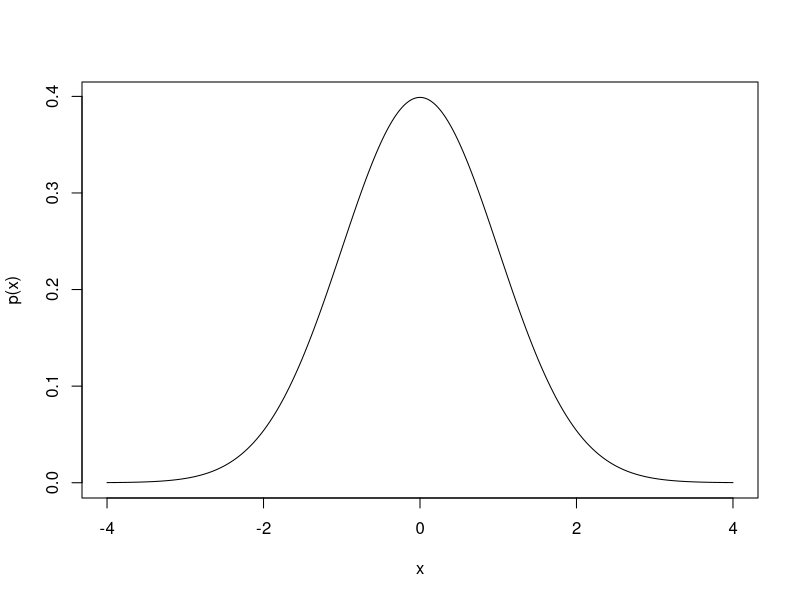
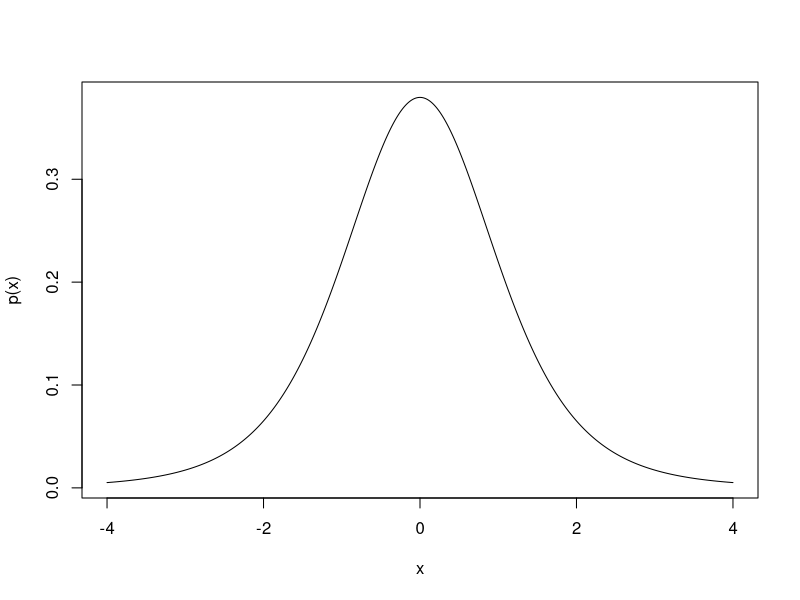
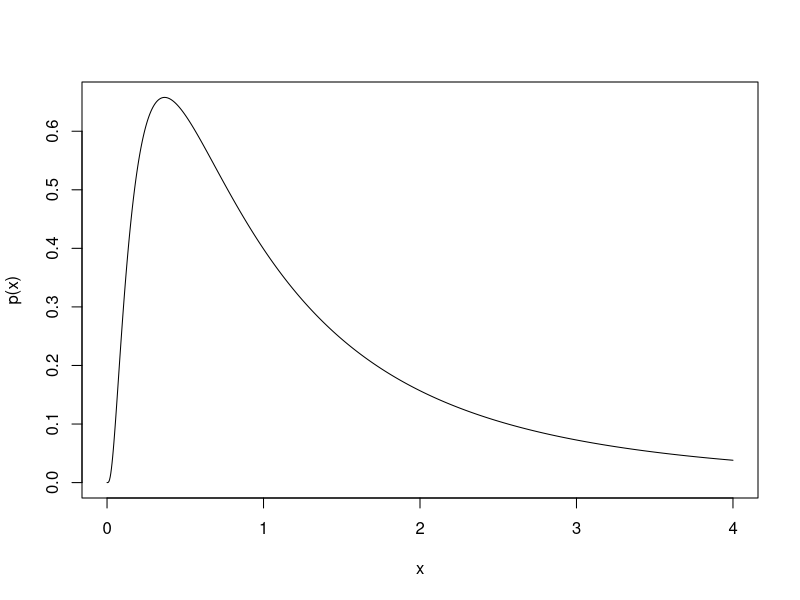
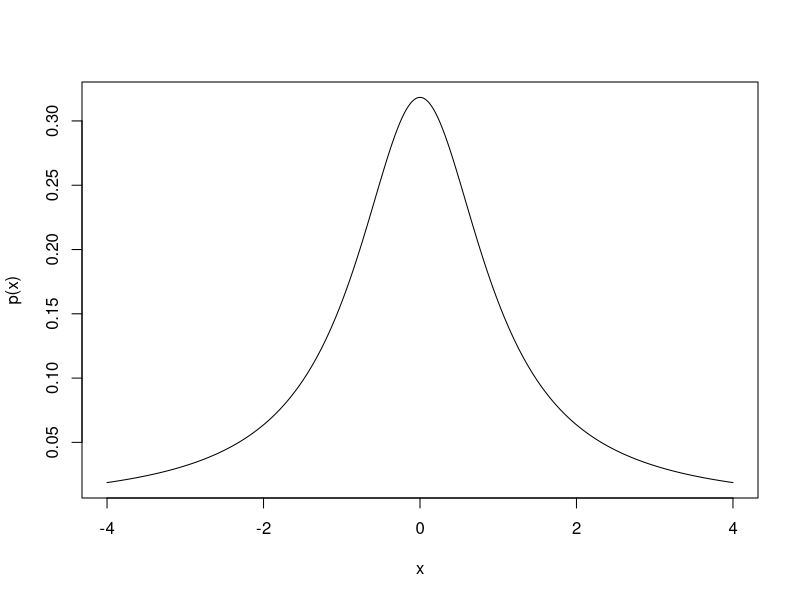
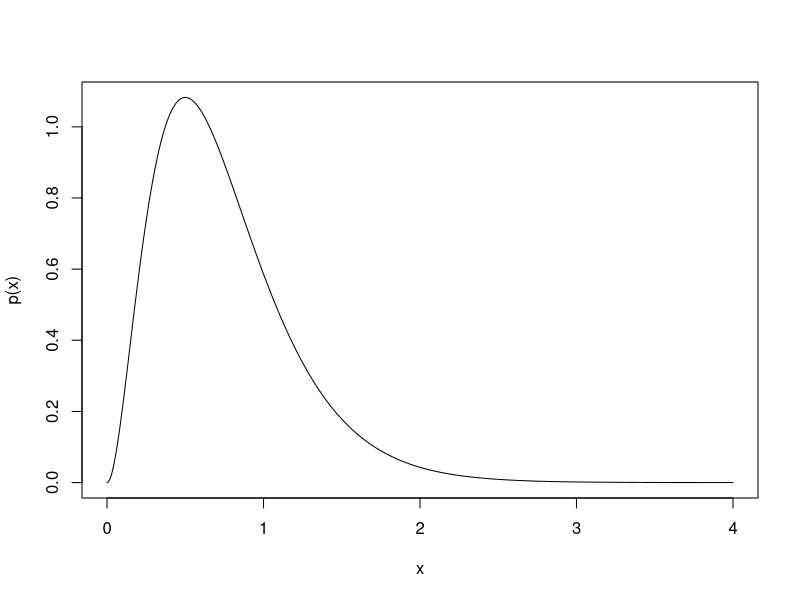
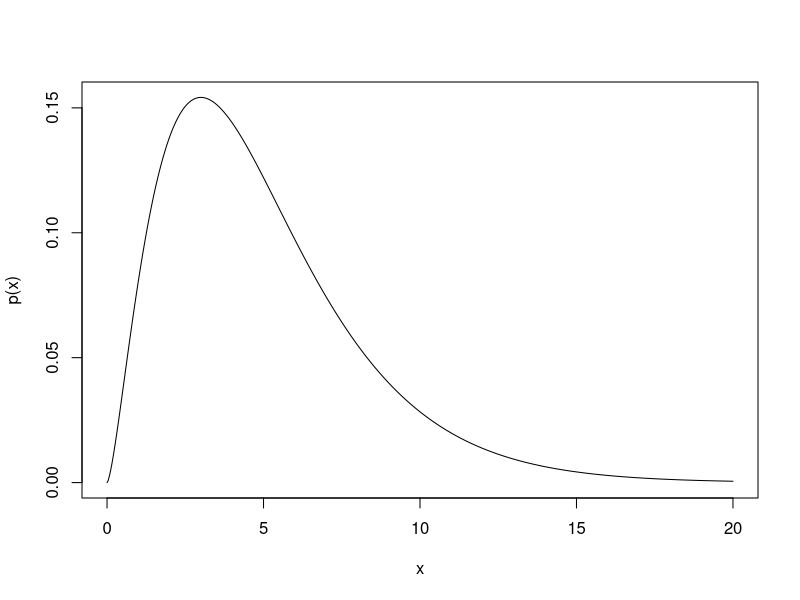
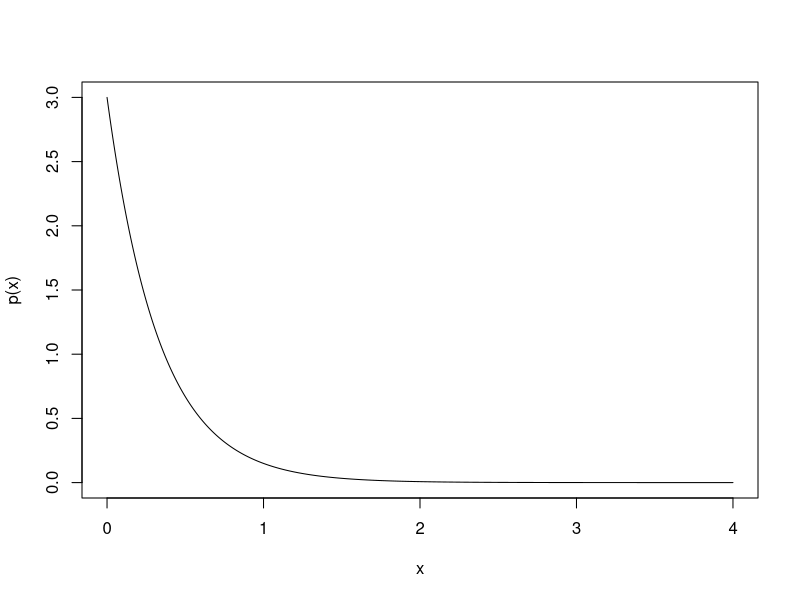
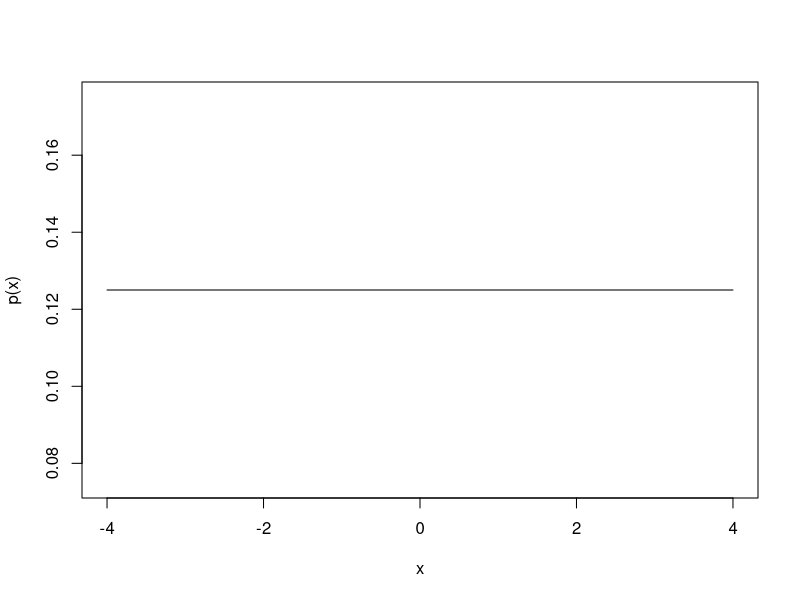

Here is the R script that generated these plots, in order:
# Normal distribution example
x <- seq(-4,4,length.out=1000)
y <- dnorm(x, mean = 0, sd=1)
plot(x,y, typ="l", ylab="p(x)")

# Student-t distribution
x <- seq(-4,4,length.out=1000)
y <- dt(x, df = 5)
plot(x,y, typ="l", ylab="p(x)")

# Log Normal distribution example
x <- seq(0,4,length.out=1000)
y <- dlnorm(x, mean = 0, sd=1)
plot(x,y, typ="l", ylab="p(x)")


# Cauchy distribution examle
x <- seq(-4,4,length.out=1000)
y <- dcauchy(x, location = 0, scale = 1)
plot(x,y, typ="l", ylab="p(x)")


# Gamma distribution example
x <- seq(0,4,length.out=1000)
y <- dgamma(x, shape = 3, rate = 4)
plot(x,y, typ="l", ylab="p(x)")


# Chi-square distribution example
x <- seq(0,20,length.out=1000)
y <- dchisq(x, df = 5)
plot(x,y, typ="l", ylab="p(x)")


# Exponential distribution example
x <- seq(0,4,length.out=1000)
y <- dexp(x, rate = 3)
plot(x,y, typ="l", ylab="p(x)")

# Uniform distribution example
x <- seq(-4,4,length.out=1000)
y <- dunif(x, min = -4, max = 4)
plot(x,y, typ="l", ylab="p(x)")


# Weibull distribution example
x <- seq(0,15,length.out=1000)
y <- dweibull(x, shape = 2, scale = 3) # R/Stan parameterization for Weibull
plot(x,y, typ="l", ylab="p(x)")
alp <- 2
sig <- 3
lam <- sig^(-alp)
f   <- function(y,v,l){v*l*y^(v-1) * exp(-l*y^v)} # JAGS parameterization for Weibull
plot(x,f(x, v=alp, l=lam), typ="l", ylab="p(x)")


# Beta distribution example
x <- seq(0,1,length.out=1000)
y <- dbeta(x, shape1 = 5, shape2 = 2)
plot(x,y, typ="l", ylab="p(x)")

# Bernoulli distribution example
x <- seq(0,1)
y <- dbinom(x, size = 1, prob = 0.4)
plot(x,y, typ="h", ylab="p(x)", ylim=c(0,1), xaxt="n", lwd=4)
axis(1, at = c(0,1), labels = c("fail", "success"))


# Binomial distribution example
x <- seq(0,10)
y <- dbinom(x, size = 10, prob = 0.4)
plot(x,y, typ="h", ylab="p(x)")

# Binomial distribution example
x <- seq(0,15)
y <- dpois(x, lambda = 6)
plot(x,y, typ="h", ylab="p(x)")



